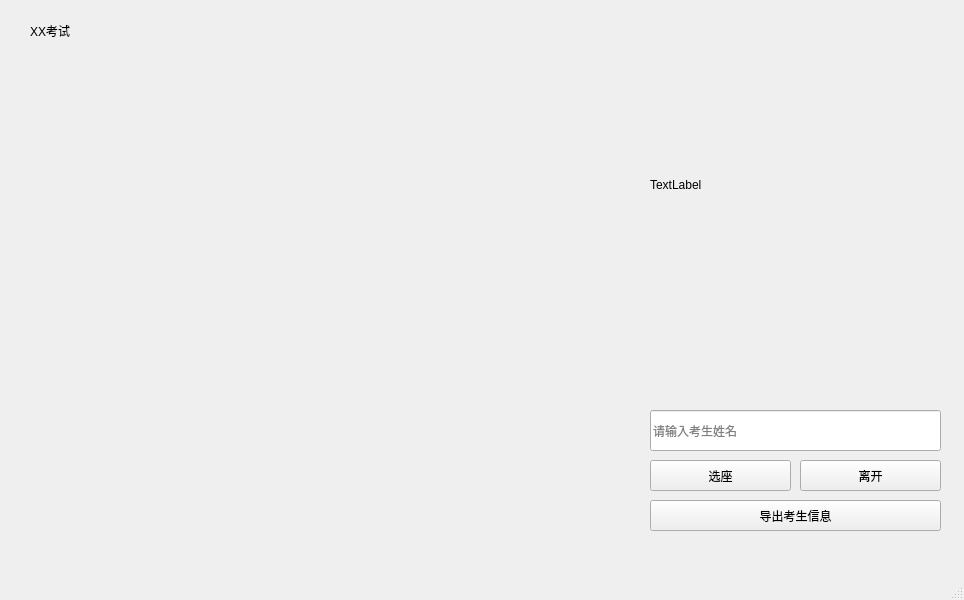
<?xml version="1.0" encoding="UTF-8"?>
<ui version="4.0">
 <class>MainWindow</class>
 <widget class="QMainWindow" name="MainWindow">
  <property name="geometry">
   <rect>
    <x>0</x>
    <y>0</y>
    <width>964</width>
    <height>600</height>
   </rect>
  </property>
  <property name="windowTitle">
   <string>MainWindow</string>
  </property>
  <widget class="QWidget" name="centralwidget">
   <widget class="QLabel" name="label_course">
    <property name="geometry">
     <rect>
      <x>30</x>
      <y>10</y>
      <width>581</width>
      <height>41</height>
     </rect>
    </property>
    <property name="styleSheet">
     <string notr="true">font: 18pt &quot;微软雅黑&quot;;</string>
    </property>
    <property name="text">
     <string>XX考试</string>
    </property>
   </widget>
   <widget class="QWidget" name="gridLayoutWidget">
    <property name="geometry">
     <rect>
      <x>30</x>
      <y>60</y>
      <width>601</width>
      <height>471</height>
     </rect>
    </property>
    <layout class="QGridLayout" name="gridLayout"/>
   </widget>
   <widget class="QLabel" name="label_face">
    <property name="geometry">
     <rect>
      <x>650</x>
      <y>59</y>
      <width>300</width>
      <height>251</height>
     </rect>
    </property>
    <property name="text">
     <string>TextLabel</string>
    </property>
   </widget>
   <widget class="QLineEdit" name="lineEdit">
    <property name="geometry">
     <rect>
      <x>650</x>
      <y>410</y>
      <width>291</width>
      <height>41</height>
     </rect>
    </property>
    <property name="placeholderText">
     <string>请输入考生姓名</string>
    </property>
   </widget>
   <widget class="QPushButton" name="pushButton_choose">
    <property name="geometry">
     <rect>
      <x>650</x>
      <y>460</y>
      <width>141</width>
      <height>31</height>
     </rect>
    </property>
    <property name="text">
     <string>选座</string>
    </property>
   </widget>
   <widget class="QPushButton" name="pushButton_over">
    <property name="geometry">
     <rect>
      <x>800</x>
      <y>460</y>
      <width>141</width>
      <height>31</height>
     </rect>
    </property>
    <property name="text">
     <string>离开</string>
    </property>
   </widget>
   <widget class="QPushButton" name="pushButton_export">
    <property name="geometry">
     <rect>
      <x>650</x>
      <y>500</y>
      <width>291</width>
      <height>31</height>
     </rect>
    </property>
    <property name="text">
     <string>导出考生信息</string>
    </property>
   </widget>
  </widget>
  <widget class="QMenuBar" name="menubar">
   <property name="geometry">
    <rect>
     <x>0</x>
     <y>0</y>
     <width>964</width>
     <height>23</height>
    </rect>
   </property>
  </widget>
  <widget class="QStatusBar" name="statusbar"/>
 </widget>
 <resources/>
 <connections/>
</ui>
